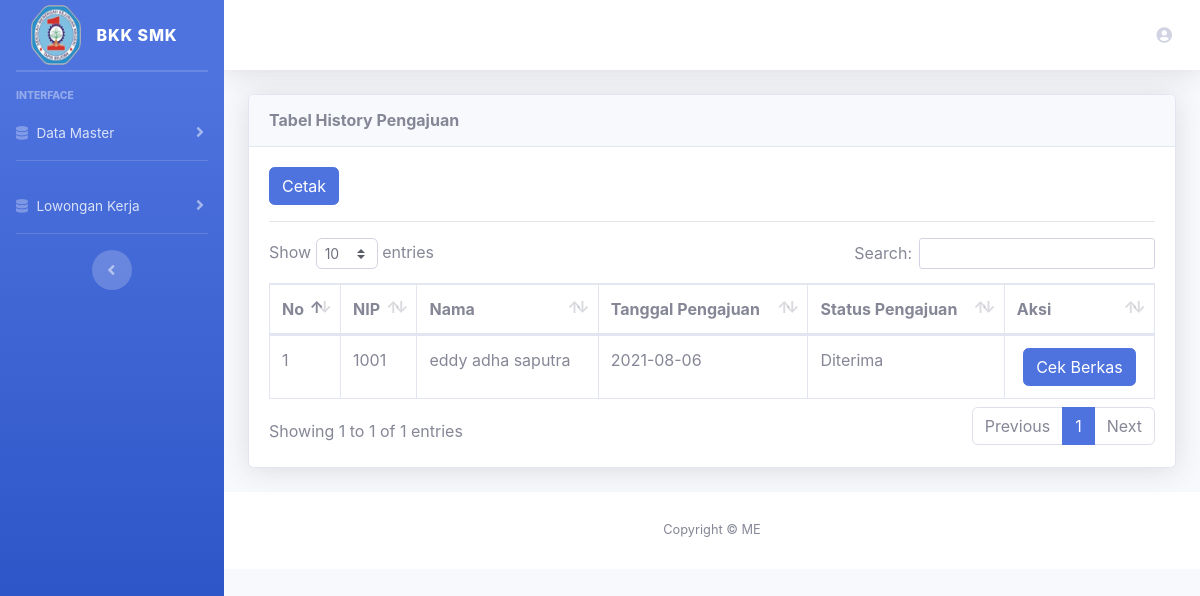
The app's page /index.php/admin/semua_pengajuan_diterima with its own data.
### tables this page shows
CREATE TABLE `berkas` (
  `id_berkas` int(10) NOT NULL,
  `nip` varchar(20) NOT NULL,
  `file` text NOT NULL,
  `date` varchar(10) NOT NULL,
  `status_pengajuan` varchar(255) NOT NULL
);

CREATE TABLE `pegawai` (
  `id_pegawai` int(20) NOT NULL,
  `nip` varchar(20) NOT NULL,
  `nama_lengkap` varchar(50) NOT NULL,
  `nama_panggilan` varchar(50) NOT NULL,
  `jk` varchar(20) NOT NULL,
  `tempat` varchar(20) NOT NULL,
  `ttl` varchar(25) NOT NULL,
  `alamat_saat_ini` text NOT NULL,
  `alamat_permanen` text NOT NULL,
  `no_telp` varchar(25) NOT NULL,
  `agama` varchar(10) NOT NULL,
  `no_ktp` int(20) NOT NULL,
  `hobi` varchar(50) NOT NULL,
  `email` varchar(50) NOT NULL,
  `jabatan` varchar(20) NOT NULL,
  `bidang` varchar(20) NOT NULL,
  `status_pegawai` varchar(50) NOT NULL,
  `mulai_bekerja` varchar(50) NOT NULL,
  `foto` text NOT NULL
);

### application/controllers/Admin.php (called while the page is built, shortened)
<?php
class Admin extends CI_Controller
{
    public function __construct()
    {
        $this->load->library('form_validation');
        $this->load->model('jabatan_m');
        $this->load->model('pegawai_m');
        $this->load->model('bidang_m');
        $this->load->model('pengajuan_m');
    }
    public function semua_pengajuan_diterima()
    {
        $data['judul'] = 'Data Pengajuan Ditolak';
        $data['data'] = $this->pengajuan_m->get_all_pengajuan_diterima();
        $data['nama'] = $this->session->userdata('nama_lengkap');
        $this->load->view('template/header', $data);
        $this->load->view('admin/pengajuan/pengajuan_diterima', $data);
        $this->load->view('template/footer');
    }
}

### index.php (called while the page is built, shortened)
<?php
require_once BASEPATH.'core/CodeIgniter.php';

### application/models/Pengajuan_m.php (called while the page is built, shortened)
<?php
class Pengajuan_m extends CI_Model
{
    public function get_all_pengajuan_diterima()
    {
        $this->db->where('status_pengajuan', 'Diterima');
        $this->db->join('pegawai', 'pegawai.nip = berkas.nip');
        $this->db->order_by('id_berkas', 'desc');
        return $this->db->get('berkas')->result();
    }
}

### application/views/admin/pengajuan/pengajuan_diterima.php (the view)
<div class="container-fluid">
    <div class="card shadow mb-4">
        <div class="card-header py-3">
            <h6 class="m-0 font-weight-bold ">Tabel History Pengajuan</h6>
        </div>
        <div class="card-body">
            <div class="table-responsive">
                <a href="<?= base_url('admin/cetak_semua_pengajuan_diterima') ?>" class="btn btn-primary">Cetak</a>
                <br>
                <hr>
                <table class="table table-bordered" id="dataTable" width="100%" cellspacing="0">
                    <thead>
                        <tr>
                            <th>No</th>
                            <th>NIP</th>
                            <th>Nama</th>
                            <th>Tanggal Pengajuan</th>
                            <th>Status Pengajuan</th>
                            <th>Aksi</th>
                        </tr>
                    </thead>
                    <tbody>
                        <?php
                        $nomor = 1;
                        foreach ($data as $x) {
                            if ($x->file == false) {
                            } elseif ($x->file == true) {
                        ?>
                                <tr>
                                    <td><?= $nomor++; ?></td>
                                    <td><?= $x->nip; ?></td>
                                    <td><?= $x->nama_lengkap; ?></td>
                                    <td><?= $x->date; ?></td>
                                    <td><?= $x->status_pengajuan; ?></td>
                                    <td align="center">
                                        <a href="<?= base_url('assets/file_pengajuan/' . $x->file) ?>" target="_blank" class="btn btn-primary">Cek Berkas</a>
                                    </td>
                                </tr>
                        <?php }
                        } ?>
                    </tbody>
                </table>
            </div>
        </div>
    </div>
</div>

### records on screen
berkas: pegawai.nip "1001", pegawai.nama_lengkap "eddy adha saputra", date "2021-08-06", status_pengajuan "Diterima"
